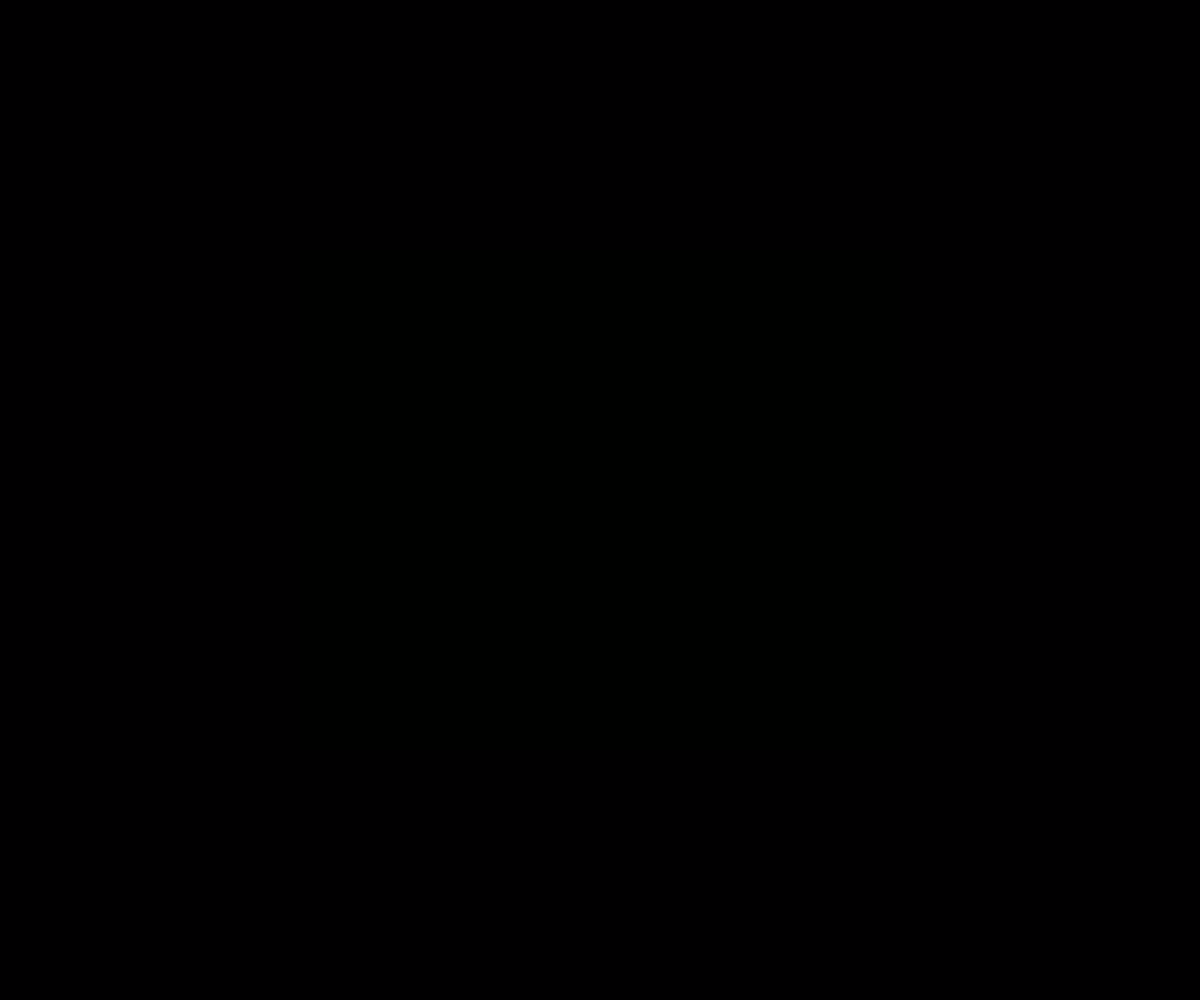
Frame 1 (no input)
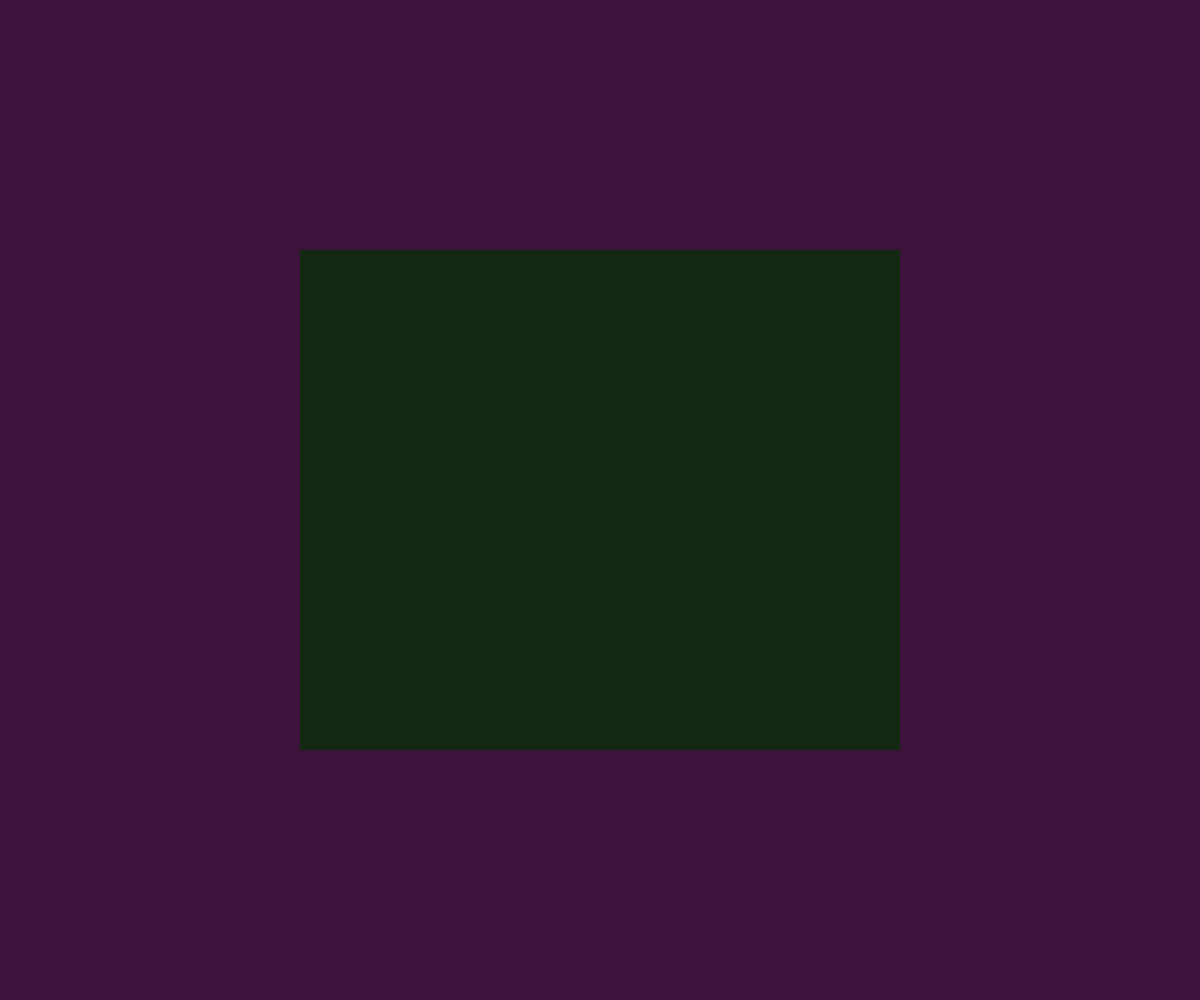
Frame 60 (no input)
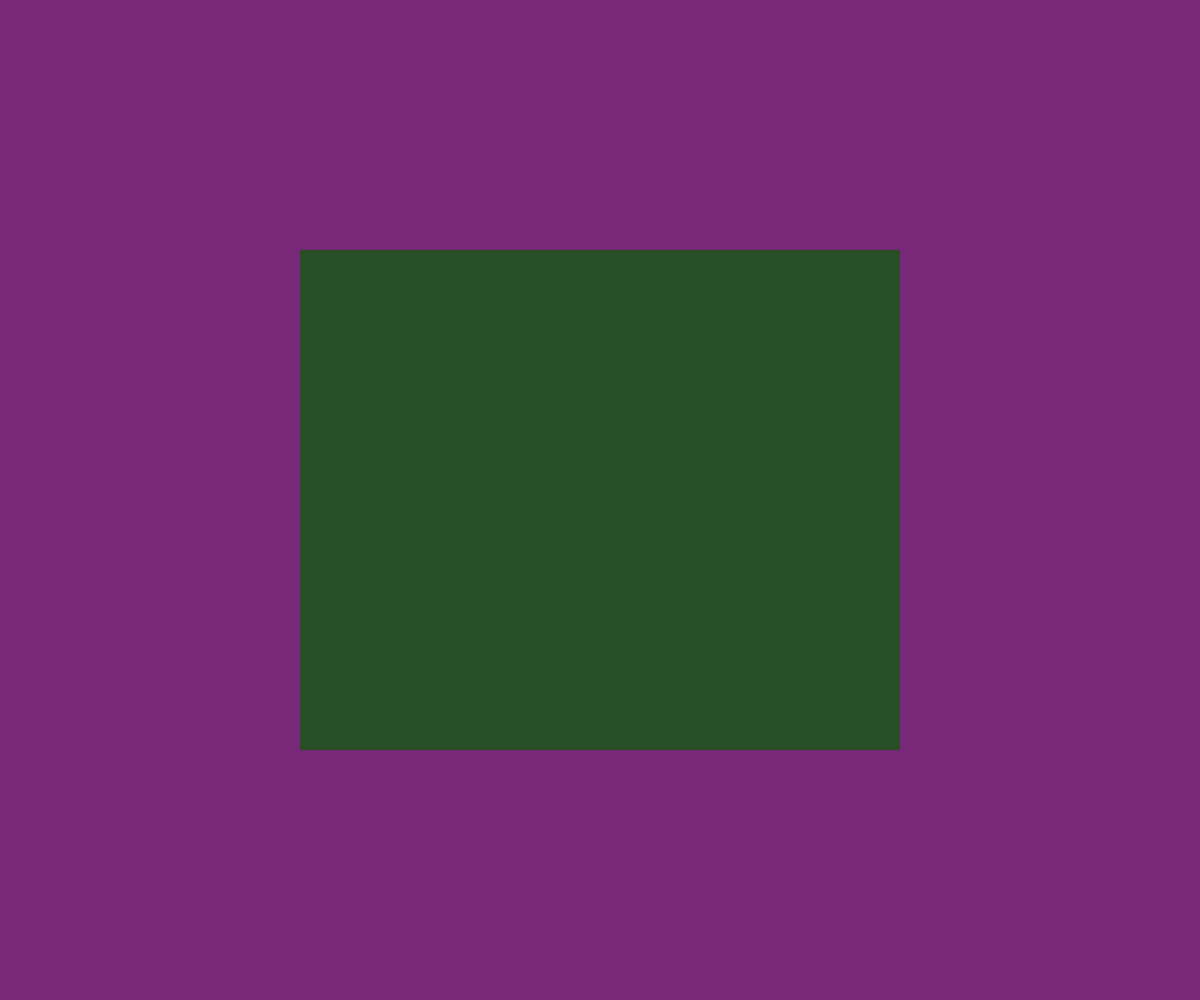
Frame 120 (the mouse pressed at the canvas centre since frame 60)

The p5.js sketch that drew these frames (run headless with seeded random() and noise() and a simulated clock; from frame 60 on, the mouse is pressed at the canvas centre):

// p5.js sketch
// ── sketch.js
/*
Dynamically generated Josef Albers squares
https://en.wikipedia.org/wiki/Josef_Albers
*/

// Objects to store rgb values for bg and fg
// bgspeed and fgspeed
let bg = { r: 0, g: 0, b: 0 };
let fg = { r: 0, g: 0, b: 0 };
let bgspeed = { r: 1, g: .33, b: .67 };
let fgspeed = { r: .33, g: .67, b: 1 };

function setup() {
  createCanvas(windowWidth, windowHeight);
  rectMode(CENTER);
  noStroke();
}

function draw() {
  
  // Update background color
  bg.r += bgspeed.r;
  bg.g += bgspeed.g;
  bg.b += bgspeed.r;
  
  // Update foreground color
  fg.r += fgspeed.r;
  fg.g += fgspeed.g;
  fg.b += fgspeed.r;
  
  // Turn around colors
  if(bg.r < 0 || bg.r > 255 ) bgspeed.r *= -1;
  if(bg.g < 0 || bg.g > 255 ) bgspeed.g *= -1;
  if(bg.b < 0 || bg.b > 255 ) bgspeed.b *= -1;

  if(fg.r < 0 || fg.r > 255 ) fgspeed.r *= -1;
  if(fg.g < 0 || fg.g > 255 ) fgspeed.g *= -1;
  if(fg.b < 0 || fg.b > 255 ) fgspeed.b *= -1;
  
  // Draw background and foreground
  background(bg.r, bg.g, bg.b);
  fill(fg.r, fg.g, fg.b);
  rect(width/2, height/2, width/2, height/2);
}
//https://editor.p5js.org/icm4.0/sketches/0dU1IiYo7
